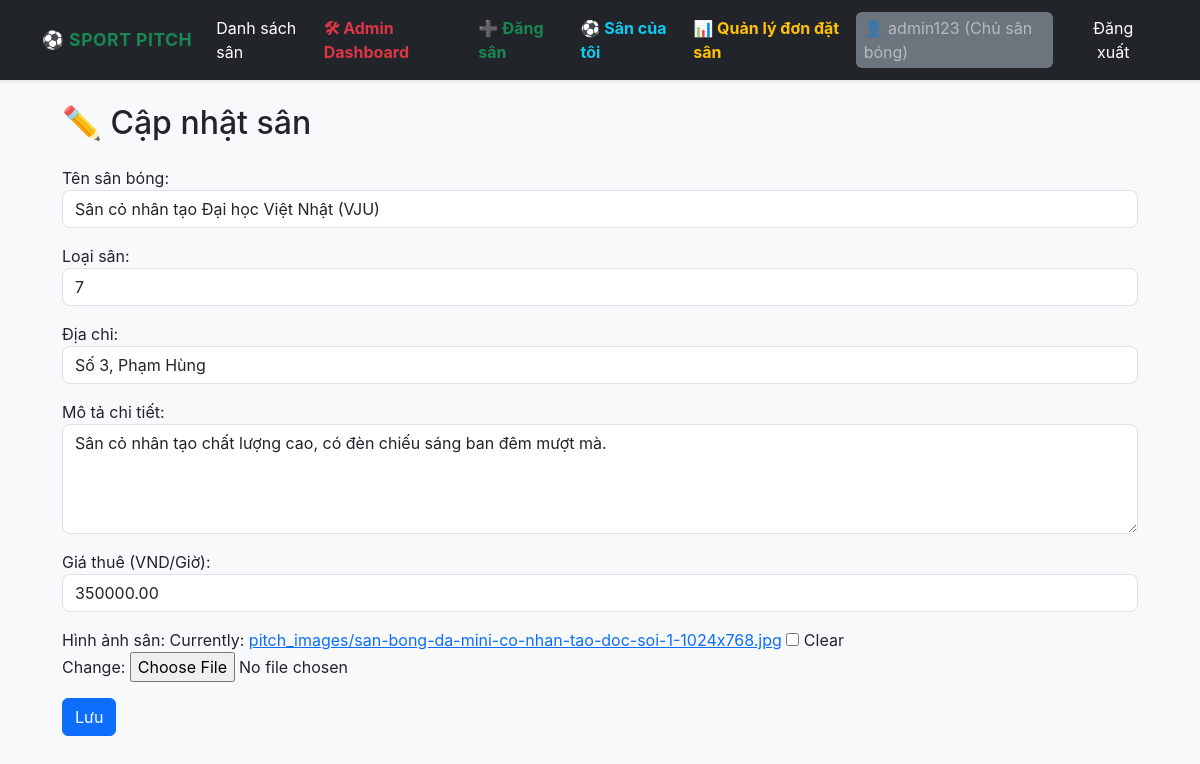
/pitch/1/edit/ (signed in), run on the app's committed database.
### apps/accounts/models.py (models this page shows, shortened)
class UserProfile(models.Model):
    ROLE_CHOICES = (
        ('customer', 'Khách hàng'),
        ('owner', 'Chủ sân bóng'),
    )
    user = models.OneToOneField(User, on_delete=models.CASCADE, related_name='profile')
    role = models.CharField(max_length=10, choices=ROLE_CHOICES, default='customer')
    phone_number = models.CharField(max_length=15, blank=True, null=True, verbose_name="Số điện thoại")

### apps/pitches/models.py (models this page shows, shortened)
class Pitch(models.Model):
    PITCH_TYPE_CHOICES = (
        ('5', '5 người'),
        ('7', '7 người'),
        ('11', '11 người'),
    )
    owner = models.ForeignKey(User, on_delete=models.CASCADE, related_name='pitches', verbose_name="Chủ sân")
    name = models.CharField(max_length=100, verbose_name="Tên sân bóng")
    address = models.CharField(max_length=255, blank=True, null=True, verbose_name="Địa chỉ")
    pitch_type = models.CharField(max_length=2, choices=PITCH_TYPE_CHOICES, default='5', verbose_name="Loại sân")
    price_per_hour = models.DecimalField(max_digits=10, decimal_places=2, verbose_name="Giá thuê (VND/Giờ)")
    description = models.TextField(blank=True, null=True, verbose_name="Mô tả chi tiết")
    image = models.ImageField(upload_to='pitch_images/', blank=True, null=True, verbose_name="Hình ảnh sân")
    created_at = models.DateTimeField(auto_now_add=True)

### apps/pitches/views.py (the view, shortened to what this page needs)
class UpdatePitchView(LoginRequiredMixin, View):
    def get(self, request, pk):
        pitch = get_object_or_404(
            Pitch,
            pk=pk,
            owner=request.user
        )
        form = PitchForm(instance=pitch)
        return render(
            request,
            'pitches/edit_pitch.html',
            {
                'form': form,
                'pitch': pitch
            }
        )

### apps/pitches/forms.py
class PitchForm(forms.ModelForm):
    class Meta:
        model = Pitch
        fields = [
            'name',
            'pitch_type',
            'address',
            'description',
            'price_per_hour',
            'image'
        ]
        widgets = {
            'name': forms.TextInput(attrs={
                'class': 'form-control'
            }),
            'pitch_type': forms.TextInput(attrs={
                'class': 'form-control'
            }),
            'address': forms.TextInput(attrs={
                'class': 'form-control'
            }),
            'description': forms.Textarea(attrs={
                'class': 'form-control',
                'rows': 4
            }),
            'price_per_hour': forms.NumberInput(attrs={
                'class': 'form-control'
            }),
        }

### templates/pitches/edit_pitch.html (shortened to what this page needs)
{% extends 'base.html' %}
{% block content %}
<h2 class="mb-4">
    ✏️ Cập nhật sân
</h2>
<form method="POST"
      enctype="multipart/form-data">
    {{ form.as_p }}
    <button class="btn btn-primary">
        Lưu
    </button>
</form>
{% endblock %}

### templates/base.html (shortened to what this page needs)
{% load static %}
<!DOCTYPE html>
<html lang="vi">
<head>
    <link href="https://cdn.jsdelivr.net/npm/bootstrap@5.3.0/dist/css/bootstrap.min.css"
          rel="stylesheet">
    <link href="{% static 'css/styles.css' %}"
          rel="stylesheet">
</head>
<body class="bg-light">
    <nav class="navbar navbar-expand-lg navbar-dark bg-dark mb-4 shadow-sm">
        <div class="container">
            <a class="navbar-brand fw-bold text-success"
               href="{% url 'pitch_list' %}">
                ⚽ SPORT PITCH
            </a>
            <div class="collapse navbar-collapse" id="navbarNav">
                <ul class="navbar-nav me-auto">
                    <li class="nav-item">
                        <a class="nav-link text-white"
                           href="{% url 'pitch_list' %}">
                            Danh sách sân
                        </a>
                    </li>
                </ul>
                <ul class="navbar-nav ms-auto align-items-center">
                    {% if user.is_authenticated %}
                        {% if user.is_superuser %}
                            <li class="nav-item">
                                <a class="nav-link text-danger fw-bold me-2"
                                   href="{% url 'admin_dashboard' %}">
                                    🛠 Admin Dashboard
                                </a>
                            </li>
                        {% endif %}
                        {% if user.profile.role == 'owner' %}
                            <li class="nav-item">
                                <a class="nav-link text-success fw-bold me-2"
                                   href="{% url 'create_pitch' %}">
                                    ➕ Đăng sân
                                </a>
                            </li>
                            <li class="nav-item">
                                <a class="nav-link text-info fw-bold me-2"
                                   href="{% url 'my_pitches' %}">
                                    ⚽ Sân của tôi
                                </a>
                            </li>
                            <li class="nav-item">
                                <a class="nav-link text-warning fw-bold me-2"
                                   href="{% url 'owner_dashboard' %}">
                                    📊 Quản lý đơn đặt sân
                                </a>
                            </li>
                        {% endif %}
                        <li class="nav-item">
                            <span class="nav-link text-white-50 bg-secondary rounded px-2 py-1 small">
                                👤 {{ user.username }}
                                ({{ user.profile.get_role_display }})
                            </span>
                        </li>
                        <li class="nav-item">
                            <a class="nav-link btn btn-danger btn-sm text-white ms-3 px-3"
                               href="{% url 'logout' %}">
                                Đăng xuất
                            </a>
                        </li>
                    {% endif %}
                </ul>
            </div>
        </div>
    </nav>
    <main class="container">
        {% block content %}
        {% endblock %}
    </main>
</body>
</html>

### static/css/styles.css (style rules this page uses)
:root { --brand: #198754; --muted: #6c757d; --card-radius: .75rem; --card-shadow: 0 10px 30px rgba(17,24,39,0.06); }
body { font-family: Inter, system-ui, -apple-system, 'Segoe UI', Roboto, 'Helvetica Neue', Arial; background-color: #f7f9fb; }
main.container { max-width: 1100px; }
.navbar-brand { letter-spacing: .5px; font-size: 1.1rem; }
.navbar .nav-link.btn { padding-top: .35rem; padding-bottom: .35rem; }
.form-control, .form-select { border-radius: .5rem; box-shadow: none; }

### data on the page
Pitch: name "Sân cỏ nhân tạo Đại học Việt Nhật (VJU)", pitch_type "7", address "Số 3, Phạm Hùng", description "Sân cỏ nhân tạo chất lượng cao, có đèn chiếu sáng ban đêm mượt mà.", price_per_hour "350000.00"

### other printed values
{{ user.username }} "admin123"
{{ user.profile.get_role_display }} "Chủ sân bóng"
